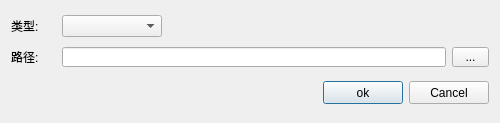
<?xml version="1.0" encoding="UTF-8"?>
<ui version="4.0">
 <class>ExtDlg</class>
 <widget class="QDialog" name="ExtDlg">
  <property name="geometry">
   <rect>
    <x>0</x>
    <y>0</y>
    <width>500</width>
    <height>123</height>
   </rect>
  </property>
  <property name="minimumSize">
   <size>
    <width>500</width>
    <height>123</height>
   </size>
  </property>
  <property name="maximumSize">
   <size>
    <width>500</width>
    <height>123</height>
   </size>
  </property>
  <property name="windowTitle">
   <string>导出</string>
  </property>
  <layout class="QGridLayout" name="gridLayout">
   <item row="0" column="0">
    <layout class="QHBoxLayout" name="horizontalLayout">
     <item>
      <widget class="QLabel" name="label_2">
       <property name="minimumSize">
        <size>
         <width>45</width>
         <height>20</height>
        </size>
       </property>
       <property name="maximumSize">
        <size>
         <width>45</width>
         <height>20</height>
        </size>
       </property>
       <property name="text">
        <string>类型:</string>
       </property>
      </widget>
     </item>
     <item>
      <widget class="QComboBox" name="comboBox">
       <property name="minimumSize">
        <size>
         <width>100</width>
         <height>22</height>
        </size>
       </property>
       <property name="maximumSize">
        <size>
         <width>100</width>
         <height>22</height>
        </size>
       </property>
      </widget>
     </item>
     <item>
      <spacer name="horizontalSpacer">
       <property name="orientation">
        <enum>Qt::Horizontal</enum>
       </property>
       <property name="sizeHint" stdset="0">
        <size>
         <width>40</width>
         <height>20</height>
        </size>
       </property>
      </spacer>
     </item>
    </layout>
   </item>
   <item row="1" column="0">
    <layout class="QHBoxLayout" name="horizontalLayout_2">
     <item>
      <widget class="QLabel" name="label">
       <property name="minimumSize">
        <size>
         <width>45</width>
         <height>20</height>
        </size>
       </property>
       <property name="maximumSize">
        <size>
         <width>45</width>
         <height>20</height>
        </size>
       </property>
       <property name="text">
        <string>路径:</string>
       </property>
      </widget>
     </item>
     <item>
      <widget class="QLineEdit" name="lineEdit">
       <property name="minimumSize">
        <size>
         <width>0</width>
         <height>20</height>
        </size>
       </property>
       <property name="maximumSize">
        <size>
         <width>16777215</width>
         <height>20</height>
        </size>
       </property>
      </widget>
     </item>
     <item>
      <widget class="QToolButton" name="btn_filePath">
       <property name="minimumSize">
        <size>
         <width>37</width>
         <height>20</height>
        </size>
       </property>
       <property name="maximumSize">
        <size>
         <width>37</width>
         <height>20</height>
        </size>
       </property>
       <property name="text">
        <string>...</string>
       </property>
      </widget>
     </item>
    </layout>
   </item>
   <item row="2" column="0">
    <layout class="QHBoxLayout">
     <property name="spacing">
      <number>6</number>
     </property>
     <property name="leftMargin">
      <number>0</number>
     </property>
     <property name="topMargin">
      <number>0</number>
     </property>
     <property name="rightMargin">
      <number>0</number>
     </property>
     <property name="bottomMargin">
      <number>0</number>
     </property>
     <item>
      <spacer>
       <property name="orientation">
        <enum>Qt::Horizontal</enum>
       </property>
       <property name="sizeHint" stdset="0">
        <size>
         <width>131</width>
         <height>31</height>
        </size>
       </property>
      </spacer>
     </item>
     <item>
      <widget class="QPushButton" name="okButton">
       <property name="minimumSize">
        <size>
         <width>80</width>
         <height>23</height>
        </size>
       </property>
       <property name="maximumSize">
        <size>
         <width>80</width>
         <height>23</height>
        </size>
       </property>
       <property name="text">
        <string>ok</string>
       </property>
      </widget>
     </item>
     <item>
      <widget class="QPushButton" name="cancelButton">
       <property name="minimumSize">
        <size>
         <width>80</width>
         <height>23</height>
        </size>
       </property>
       <property name="maximumSize">
        <size>
         <width>80</width>
         <height>23</height>
        </size>
       </property>
       <property name="text">
        <string>Cancel</string>
       </property>
      </widget>
     </item>
    </layout>
   </item>
  </layout>
 </widget>
 <resources/>
 <connections>
  <connection>
   <sender>cancelButton</sender>
   <signal>clicked()</signal>
   <receiver>ExtDlg</receiver>
   <slot>reject()</slot>
   <hints>
    <hint type="sourcelabel">
     <x>369</x>
     <y>253</y>
    </hint>
    <hint type="destinationlabel">
     <x>179</x>
     <y>282</y>
    </hint>
   </hints>
  </connection>
 </connections>
</ui>
